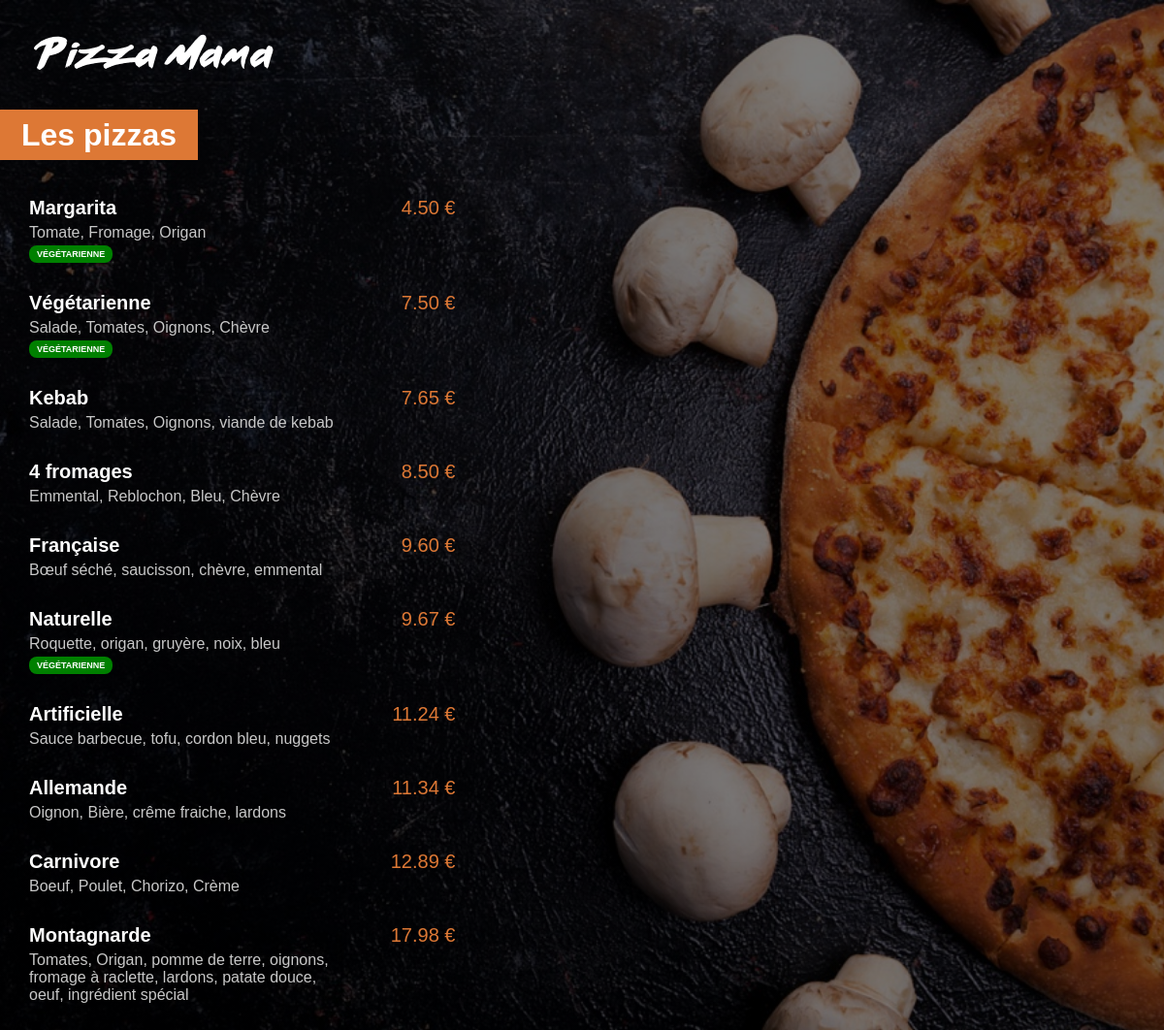
The app's page /menu/ with its own data.
### menu/models.py (models this page shows, shortened)
class Pizza(models.Model):
    nom = models.CharField(max_length=200)
    ingredients = models.CharField(max_length=400)
    prix = models.FloatField(default=0)
    vegetarienne = models.BooleanField(default=False)

### menu/views.py (the view)
# urls.py: path('', views.index,name="index"),
def index(request):
    pizzas = Pizza.objects.all().order_by('prix')
    return render(request,'menu/index.html', {'pizzas': pizzas})

### menu/templates/menu/index.html (shortened to what this page needs)
{% load static %}
<!DOCTYPE html>
<html lang="fr">
<head>
    <link rel="stylesheet" href="{% static 'menu/style.css' %}">
</head>
<body>
<a href="{% url 'main:index' %}"><img id="logo" src="{% static 'menu/images/small_logo.png' %}"></a>
    <div class="menu_title">
        <h1>Les pizzas</h1>
    </div>
    <div class="menu_list">
        {% for pizza in pizzas %}
            <div class="menu_list_item">
                <span class="menu_list_title">{{pizza.nom}}</span>
                <span class="menu_list_price">{{pizza.prix | floatformat:2}} €</span>
                <span class="menu_list_ingr">{{pizza.ingredients}}</span>
                {% if pizza.vegetarienne == True %}
                    <span class="menu_list_vege">Végétarienne</span>
                {% endif %}
            </div>
        {% endfor %}
    </div>
</body>
</html>

### menu/static/menu/style.css (style rules this page uses)
:root { --color1:#DD7835; }
body { background: linear-gradient(rgba(0,0,0,0.5), rgba(0,0,0,0.5)), url("images/menu_background.jpg") no-repeat center center fixed; -webkit-background-size: cover; -moz-background-size: cover; -o-background-size: cover; background-size: cover; color: white; margin: 0px; font-family: Arial; background-attachment: scroll; }
#logo { margin-top: 35px; margin-left : 35px; }
h1 { background-color: #DD7835; display: inline; padding: 8px 22px; }
.menu_title { margin-top : 45px; margin-bottom: 45px; }
.menu_list { margin-left: 30px; }
.menu_list_item { margin: 30px 0px; }
.menu_list_title { font-size: 20px; font-weight: bold; display: inline-block; width: 350px; }
.menu_list_price { font-size:20px; color: var(--color1); margin-left: 15px; display: inline-block; width:70px; text-align: right; }
.menu_list_ingr { display: block; color: #C8C8C8; margin-top: 5px; width: 320px; }
.menu_list_vege { background-color: green; text-transform: uppercase; font-size: 9px; padding: 4px 8px; display: inline-block; margin-top: 4px; border-radius: 8px; font-weight: bold; }

### records on screen
Pizza: nom "Margarita", prix "4.50", ingredients "Tomate, Fromage, Origan", vegetarienne "VÉGÉTARIENNE"
Pizza: nom "Végétarienne", prix "7.50", ingredients "Salade, Tomates, Oignons, Chèvre", vegetarienne "VÉGÉTARIENNE"
Pizza: nom "Kebab", prix "7.65", ingredients "Salade, Tomates, Oignons, viande de kebab"
Pizza: nom "4 fromages", prix "8.50", ingredients "Emmental, Reblochon, Bleu, Chèvre"
Pizza: nom "Française", prix "9.60", ingredients "Bœuf séché, saucisson, chèvre, emmental"
Pizza: nom "Naturelle", prix "9.67", ingredients "Roquette, origan, gruyère, noix, bleu", vegetarienne "VÉGÉTARIENNE"
Pizza: nom "Artificielle", prix "11.24", ingredients "Sauce barbecue, tofu, cordon bleu, nuggets"
Pizza: nom "Allemande", prix "11.34", ingredients "Oignon, Bière, crême fraiche, lardons"
Pizza: nom "Carnivore", prix "12.89", ingredients "Boeuf, Poulet, Chorizo, Crème"
Pizza: nom "Montagnarde", prix "17.98", ingredients "Tomates, Origan, pomme de terre, oignons, fromage à raclette, lardons, patate douce, oeuf, ingrédient spécial"
